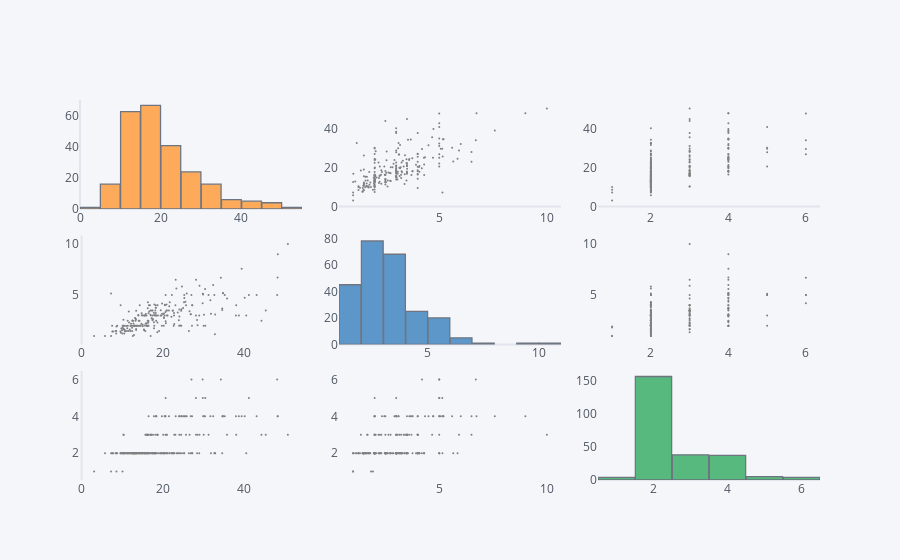

The notebook cell saved with this chart:
### Code cell
dataset2.scatter_matrix()

### Figure 1 — Plotly figure (JSON) as saved in the notebook; plotly's stock layout.template omitted (floating-point values rounded to 4 significant figures; data arrays with more than 128 entries replaced by an {"elided": "..."} marker saying what was removed)
{"data": [{"histfunc": "count", "histnorm": "", "marker": {"color": "rgba(255, 153, 51, 1.0)", "line": {"color": "#4D5663", "width": 1.3}}, "name": "total_bill", "nbinsx": 10, "opacity": 0.8, "orientation": "v", "type": "histogram", "x": {"elided": "244 float values"}, "xaxis": "x", "yaxis": "y"}, {"line": {"color": "rgba(128, 128, 128, 1.0)", "dash": "solid", "shape": "linear", "width": 1.3}, "marker": {"size": 2, "symbol": "circle"}, "mode": "markers", "name": "total_bill", "text": "", "type": "scatter", "x": {"elided": "244 float values"}, "xaxis": "x2", "y": {"elided": "244 float values"}, "yaxis": "y2"}, {"line": {"color": "rgba(128, 128, 128, 1.0)", "dash": "solid", "shape": "linear", "width": 1.3}, "marker": {"size": 2, "symbol": "circle"}, "mode": "markers", "name": "total_bill", "text": "", "type": "scatter", "x": {"elided": "244 int values"}, "xaxis": "x3", "y": {"elided": "244 float values"}, "yaxis": "y3"}, {"line": {"color": "rgba(128, 128, 128, 1.0)", "dash": "solid", "shape": "linear", "width": 1.3}, "marker": {"size": 2, "symbol": "circle"}, "mode": "markers", "name": "tip", "text": "", "type": "scatter", "x": {"elided": "244 float values"}, "xaxis": "x4", "y": {"elided": "244 float values"}, "yaxis": "y4"}, {"histfunc": "count", "histnorm": "", "marker": {"color": "rgba(55, 128, 191, 1.0)", "line": {"color": "#4D5663", "width": 1.3}}, "name": "tip", "nbinsx": 10, "opacity": 0.8, "orientation": "v", "type": "histogram", "x": {"elided": "244 float values"}, "xaxis": "x5", "yaxis": "y5"}, {"line": {"color": "rgba(128, 128, 128, 1.0)", "dash": "solid", "shape": "linear", "width": 1.3}, "marker": {"size": 2, "symbol": "circle"}, "mode": "markers", "name": "tip", "text": "", "type": "scatter", "x": {"elided": "244 int values"}, "xaxis": "x6", "y": {"elided": "244 float values"}, "yaxis": "y6"}, {"line": {"color": "rgba(128, 128, 128, 1.0)", "dash": "solid", "shape": "linear", "width": 1.3}, "marker": {"size": 2, "symbol": "circle"}, "mode": "markers", "name": "size", "text": "", "type": "scatter", "x": {"elided": "244 float values"}, "xaxis": "x7", "y": {"elided": "244 int values"}, "yaxis": "y7"}, {"line": {"color": "rgba(128, 128, 128, 1.0)", "dash": "solid", "shape": "linear", "width": 1.3}, "marker": {"size": 2, "symbol": "circle"}, "mode": "markers", "name": "size", "text": "", "type": "scatter", "x": {"elided": "244 float values"}, "xaxis": "x8", "y": {"elided": "244 int values"}, "yaxis": "y8"}, {"histfunc": "count", "histnorm": "", "marker": {"color": "rgba(50, 171, 96, 1.0)", "line": {"color": "#4D5663", "width": 1.3}}, "name": "size", "nbinsx": 10, "opacity": 0.8, "orientation": "v", "type": "histogram", "x": {"elided": "244 int values"}, "xaxis": "x9", "yaxis": "y9"}], "layout": {"bargap": 0.02, "legend": {"bgcolor": "#F5F6F9", "font": {"color": "#4D5663"}}, "paper_bgcolor": "#F5F6F9", "plot_bgcolor": "#F5F6F9", "showlegend": false, "title": {"font": {"color": "#4D5663"}}, "xaxis": {"anchor": "y", "domain": [0, 0.3], "gridcolor": "#E1E5ED", "showgrid": false, "tickfont": {"color": "#4D5663"}, "title": {"font": {"color": "#4D5663"}, "text": ""}, "zerolinecolor": "#E1E5ED"}, "xaxis2": {"anchor": "y2", "domain": [0.35, 0.65], "gridcolor": "#E1E5ED", "showgrid": false, "tickfont": {"color": "#4D5663"}, "title": {"font": {"color": "#4D5663"}, "text": ""}, "zerolinecolor": "#E1E5ED"}, "xaxis3": {"anchor": "y3", "domain": [0.7, 1], "gridcolor": "#E1E5ED", "showgrid": false, "tickfont": {"color": "#4D5663"}, "title": {"font": {"color": "#4D5663"}, "text": ""}, "zerolinecolor": "#E1E5ED"}, "xaxis4": {"anchor": "y4", "domain": [0, 0.3], "gridcolor": "#E1E5ED", "showgrid": false, "tickfont": {"color": "#4D5663"}, "title": {"font": {"color": "#4D5663"}, "text": ""}, "zerolinecolor": "#E1E5ED"}, "xaxis5": {"anchor": "y5", "domain": [0.35, 0.65], "gridcolor": "#E1E5ED", "showgrid": false, "tickfont": {"color": "#4D5663"}, "title": {"font": {"color": "#4D5663"}, "text": ""}, "zerolinecolor": "#E1E5ED"}, "xaxis6": {"anchor": "y6", "domain": [0.7, 1], "gridcolor": "#E1E5ED", "showgrid": false, "tickfont": {"color": "#4D5663"}, "title": {"font": {"color": "#4D5663"}, "text": ""}, "zerolinecolor": "#E1E5ED"}, "xaxis7": {"anchor": "y7", "domain": [0, 0.3], "gridcolor": "#E1E5ED", "showgrid": false, "tickfont": {"color": "#4D5663"}, "title": {"font": {"color": "#4D5663"}, "text": ""}, "zerolinecolor": "#E1E5ED"}, "xaxis8": {"anchor": "y8", "domain": [0.35, 0.65], "gridcolor": "#E1E5ED", "showgrid": false, "tickfont": {"color": "#4D5663"}, "title": {"font": {"color": "#4D5663"}, "text": ""}, "zerolinecolor": "#E1E5ED"}, "xaxis9": {"anchor": "y9", "domain": [0.7, 1], "gridcolor": "#E1E5ED", "showgrid": false, "tickfont": {"color": "#4D5663"}, "title": {"font": {"color": "#4D5663"}, "text": ""}, "zerolinecolor": "#E1E5ED"}, "yaxis": {"anchor": "x", "domain": [0.7133, 1], "gridcolor": "#E1E5ED", "showgrid": false, "tickfont": {"color": "#4D5663"}, "title": {"font": {"color": "#4D5663"}, "text": ""}, "zerolinecolor": "#E1E5ED"}, "yaxis2": {"anchor": "x2", "domain": [0.7133, 1], "gridcolor": "#E1E5ED", "showgrid": false, "tickfont": {"color": "#4D5663"}, "title": {"font": {"color": "#4D5663"}, "text": ""}, "zerolinecolor": "#E1E5ED"}, "yaxis3": {"anchor": "x3", "domain": [0.7133, 1], "gridcolor": "#E1E5ED", "showgrid": false, "tickfont": {"color": "#4D5663"}, "title": {"font": {"color": "#4D5663"}, "text": ""}, "zerolinecolor": "#E1E5ED"}, "yaxis4": {"anchor": "x4", "domain": [0.3567, 0.6433], "gridcolor": "#E1E5ED", "showgrid": false, "tickfont": {"color": "#4D5663"}, "title": {"font": {"color": "#4D5663"}, "text": ""}, "zerolinecolor": "#E1E5ED"}, "yaxis5": {"anchor": "x5", "domain": [0.3567, 0.6433], "gridcolor": "#E1E5ED", "showgrid": false, "tickfont": {"color": "#4D5663"}, "title": {"font": {"color": "#4D5663"}, "text": ""}, "zerolinecolor": "#E1E5ED"}, "yaxis6": {"anchor": "x6", "domain": [0.3567, 0.6433], "gridcolor": "#E1E5ED", "showgrid": false, "tickfont": {"color": "#4D5663"}, "title": {"font": {"color": "#4D5663"}, "text": ""}, "zerolinecolor": "#E1E5ED"}, "yaxis7": {"anchor": "x7", "domain": [0, 0.2867], "gridcolor": "#E1E5ED", "showgrid": false, "tickfont": {"color": "#4D5663"}, "title": {"font": {"color": "#4D5663"}, "text": ""}, "zerolinecolor": "#E1E5ED"}, "yaxis8": {"anchor": "x8", "domain": [0, 0.2867], "gridcolor": "#E1E5ED", "showgrid": false, "tickfont": {"color": "#4D5663"}, "title": {"font": {"color": "#4D5663"}, "text": ""}, "zerolinecolor": "#E1E5ED"}, "yaxis9": {"anchor": "x9", "domain": [0, 0.2867], "gridcolor": "#E1E5ED", "showgrid": false, "tickfont": {"color": "#4D5663"}, "title": {"font": {"color": "#4D5663"}, "text": ""}, "zerolinecolor": "#E1E5ED"}}}
